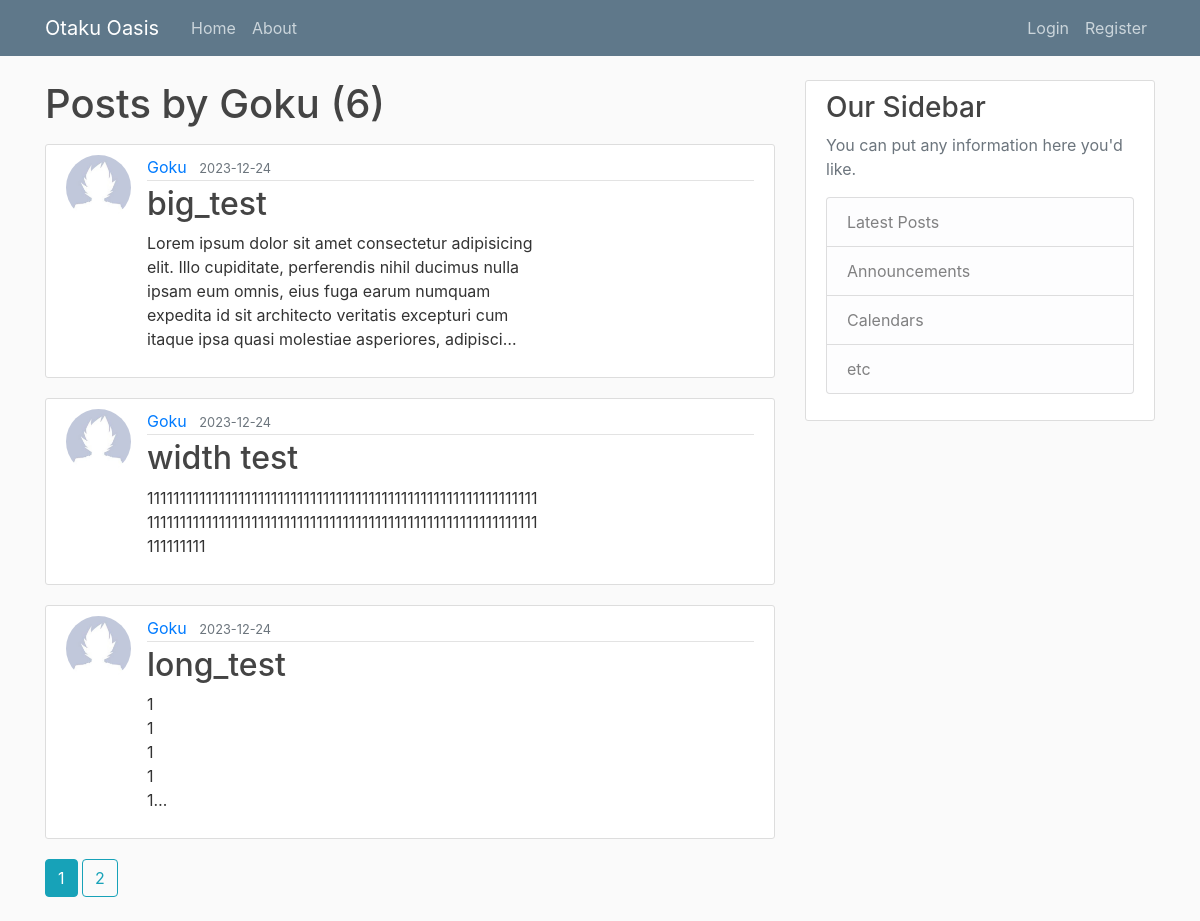
The page /user/Goku on the database its author committed.
### application/models.py (models this page shows, shortened)
class User(db.Model, UserMixin):
    id = db.Column(db.Integer, primary_key = True)
    username = db.Column(db.String(20), unique =True , nullable = False)
    email = db.Column(db.String(120), unique =True , nullable = False)
    image_file = db.Column(db.String(20), nullable = False, default = 'default.jpg')
    password = db.Column(db.String(60),  nullable = False)
    posts = db.relationship('Post', backref='author', lazy=True) # data is not loaded unless actually needed (lazy collection)

class Post(db.Model):
    id = db.Column(db.Integer, primary_key = True)
    title = db.Column(db.String(100), nullable= False)
    date_posted = db.Column(db.DateTime, nullable= False, default = datetime.utcnow) # no parenthesis cause we need the function not the time right now
    content = db.Column(db.Text, nullable=False)
    user_id = db.Column(db.Integer, db.ForeignKey('user.id'), nullable=False)

### application/users/routes.py (the view)
@users.route('/user/<string:username>')
def user_posts(username):
    page = request.args.get('page', 1, type=int)
    user = User.query.filter_by(username=username).first_or_404()
    posts = Post.query.filter_by(author=user)\
        .order_by(Post.date_posted.desc())\
        .paginate(page = page,per_page=3)
    return render_template('user_posts.html', posts=posts, user=user)

### application/templates/user_posts.html
{% extends "layout.html" %}
{% block content %}
    <h1 class="mb-3">Posts by {{ user.username }} ({{ posts.total }})</h1>
    {% for post in posts.items %}
        <article class="media content-section">
          <img class="rounded-circle article-img" src="{{ url_for('static', filename='profile_pics/' + post.author.image_file) }}">
          <div class="media-body">
            <div class="article-metadata">
              <a class="mr-2" href="{{ url_for('users.user_posts', username=post.author.username) }}">{{ post.author.username }}</a>
              <small class="text-muted">{{ post.date_posted.strftime('%Y-%m-%d') }}</small>
            </div>
            <h2><a class="article-title" href="{{ url_for('posts.post', post_id=post.id) }}">{{ post.title }}</a></h2>
            <p class="article-content-home">{{ post.content }}</p>
          </div>
        </article>
    {% endfor %}
    {% for page_num in posts.iter_pages(left_edge=1, right_edge=1, left_current=1, right_current=2) %}
      {% if page_num %}
        {% if posts.page == page_num %}
          <a class="btn btn-info mb-4" href="{{ url_for('users.user_posts', username=user.username, page=page_num) }}">{{ page_num }}</a>
        {% else %}
          <a class="btn btn-outline-info mb-4" href="{{ url_for('users.user_posts', username=user.username, page=page_num) }}">{{ page_num }}</a>
        {% endif %}
      {% else %}
        ...
      {% endif %}
    {% endfor %}
{% endblock content %}

### application/static/main.css (style rules this page uses)
body { background: #fafafa; color: #333333; margin-top: 5rem; }
h1, h2, h3, h4, h5, h6 { color: #444444; }
.content-section { background: #ffffff; padding: 10px 20px; border: 1px solid #dddddd; border-radius: 3px; margin-bottom: 20px; }
.article-title { color: #444444; }
.article-content-home { white-space: pre-line; word-wrap: break-word; display: -webkit-box; -webkit-line-clamp: 5; -webkit-box-orient: vertical; overflow-wrap: break-word; text-overflow: ellipsis; overflow: hidden; max-width: 39ch; }
.article-img { height: 65px; width: 65px; margin-right: 16px; }
.article-metadata { padding-bottom: 1px; margin-bottom: 4px; border-bottom: 1px solid #e3e3e3 }

### rows shown on the page
User: username "Goku"
Post: image_file (placeholder picture), author.username "Goku", date_posted "2023-12-24", title "big_test", content "Lorem ipsum dolor sit amet consectetur adipisicing elit. Illo cupiditate, perferendis nihil ducimus nulla ipsam eum omnis, eius fuga earum numquam expedita id sit architecto veritatis excepturi cum itaque ipsa quasi molestiae asperiores,…"
Post: image_file (placeholder picture), author.username "Goku", date_posted "2023-12-24", title "width test", content "111111111111111111111111111111111111111111111111111111111111111111111111111111111111111111111111111111111111111111111111111111111"
Post: image_file (placeholder picture), author.username "Goku", date_posted "2023-12-24", title "long_test", content "1 1 1 1…"

### other values the page prints
{{ posts.total }} "6"
{{ page_num }} "1"
{{ page_num }} "2"
